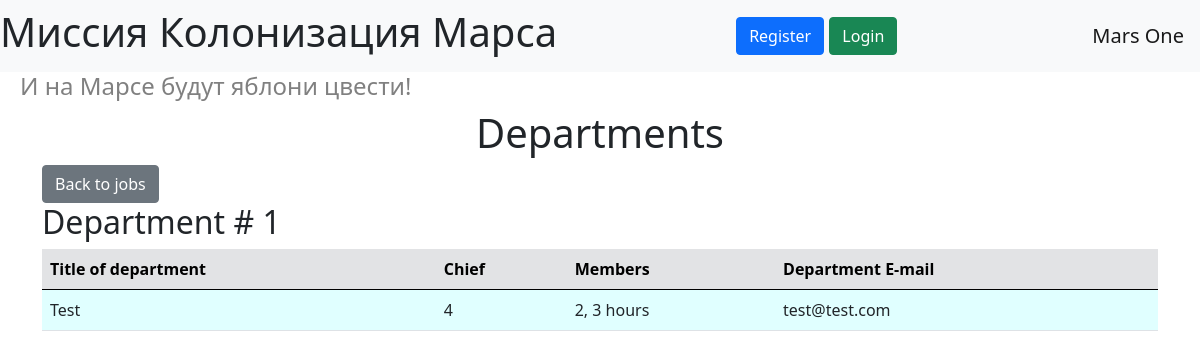
The page /departments on the database its author committed.
### data/models.py (models this page shows)
class Department(SqlAlchemyBase):
    __tablename__ = 'departments'
    id = sqlalchemy.Column(sqlalchemy.Integer,
                           primary_key=True, autoincrement=True)
    chief = sqlalchemy.Column(sqlalchemy.Integer, sqlalchemy.ForeignKey('users.id'))
    title = sqlalchemy.Column(sqlalchemy.String)
    members = sqlalchemy.Column(sqlalchemy.String)
    email = sqlalchemy.Column(sqlalchemy.String, unique=True)

### main.py (the view)
@app.route('/departments')
def departments():
    return render_template('departments.html', title='Departments',
                           departments=session.query(Department).all(),
                           message=request.args.get('message'),
                           message_type=request.args.get('message_type'))

### templates/departments.html (shortened to what this page needs)
{% extends 'base.html' %}
{% block content %}
    <h1 class="text-center">{{ title }}</h1>
    <a class="btn btn-secondary" href="/">Back to jobs</a>
    {% for dep in departments %}
        <h2>Department # {{ loop.index }}</h2>
        <table class="table">
            <thead>
                <tr class="table-secondary">
                    <th>Title of department</th>
                    <th>Chief</th>
                    <th>Members</th>
                    <th>Department E-mail</th>
                </tr>
            </thead>
            <tbody style="background-color: lightcyan">
                <tr>
                    <td>{{ dep.title }}</td>
                    <td>{{ dep.chief }}</td>
                    <td>{{ dep.members }} hours</td>
                    <td>{{ dep.email }}</td>
                </tr>
            </tbody>
        </table>
    {% endfor %}
{% endblock %}

### rows shown on the page
Department: title "Test", chief "4", members "2, 3", email "test@test.com"

### other values the page prints
{{ title }} "Departments"
